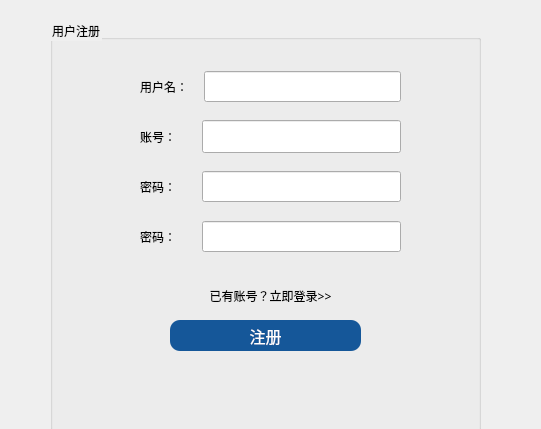
<?xml version="1.0" encoding="UTF-8"?>
<ui version="4.0">
 <class>register_</class>
 <widget class="QDialog" name="register_">
  <property name="geometry">
   <rect>
    <x>0</x>
    <y>0</y>
    <width>541</width>
    <height>429</height>
   </rect>
  </property>
  <property name="windowTitle">
   <string>Dialog</string>
  </property>
  <property name="styleSheet">
   <string notr="true">font-size:12px</string>
  </property>
  <widget class="QGroupBox" name="groupBox">
   <property name="geometry">
    <rect>
     <x>50</x>
     <y>20</y>
     <width>431</width>
     <height>411</height>
    </rect>
   </property>
   <property name="styleSheet">
    <string notr="true">font: 75 14pt &quot;微软雅黑&quot;;</string>
   </property>
   <property name="title">
    <string>用户注册</string>
   </property>
   <widget class="QWidget" name="layoutWidget">
    <property name="geometry">
     <rect>
      <x>90</x>
      <y>100</y>
      <width>261</width>
      <height>33</height>
     </rect>
    </property>
    <layout class="QHBoxLayout" name="horizontalLayout_2">
     <item>
      <widget class="QLabel" name="label_2">
       <property name="styleSheet">
        <string notr="true">height:25px;
width:25px;
font-size:12px</string>
       </property>
       <property name="text">
        <string>账号：      </string>
       </property>
      </widget>
     </item>
     <item>
      <widget class="QLineEdit" name="accountLineEdit">
       <property name="sizePolicy">
        <sizepolicy hsizetype="Expanding" vsizetype="Expanding">
         <horstretch>0</horstretch>
         <verstretch>0</verstretch>
        </sizepolicy>
       </property>
       <property name="styleSheet">
        <string notr="true">height:25px;
font-size:12px;
</string>
       </property>
      </widget>
     </item>
    </layout>
   </widget>
   <widget class="QWidget" name="layoutWidget_2">
    <property name="geometry">
     <rect>
      <x>90</x>
      <y>150</y>
      <width>261</width>
      <height>33</height>
     </rect>
    </property>
    <layout class="QHBoxLayout" name="horizontalLayout_3">
     <item>
      <widget class="QLabel" name="label_3">
       <property name="styleSheet">
        <string notr="true">height:25px;
width:25px;
font-size:12px</string>
       </property>
       <property name="text">
        <string>密码：      </string>
       </property>
      </widget>
     </item>
     <item>
      <widget class="QLineEdit" name="passwordLineEdit">
       <property name="styleSheet">
        <string notr="true">height:25px;
font-size:12px;
</string>
       </property>
      </widget>
     </item>
    </layout>
   </widget>
   <widget class="QWidget" name="layoutWidget_3">
    <property name="geometry">
     <rect>
      <x>90</x>
      <y>200</y>
      <width>261</width>
      <height>33</height>
     </rect>
    </property>
    <layout class="QHBoxLayout" name="horizontalLayout_4">
     <item>
      <widget class="QLabel" name="label_4">
       <property name="styleSheet">
        <string notr="true">height:25px;
width:25px;
font-size:12px</string>
       </property>
       <property name="text">
        <string>密码：      </string>
       </property>
      </widget>
     </item>
     <item>
      <widget class="QLineEdit" name="repeatPasswordLineEdit">
       <property name="styleSheet">
        <string notr="true">height:25px;
font-size:12px;
</string>
       </property>
      </widget>
     </item>
    </layout>
   </widget>
   <widget class="QPushButton" name="registerButton">
    <property name="geometry">
     <rect>
      <x>120</x>
      <y>300</y>
      <width>191</width>
      <height>31</height>
     </rect>
    </property>
    <property name="font">
     <font>
      <family>微软雅黑</family>
      <pointsize>-1</pointsize>
      <weight>9</weight>
      <italic>false</italic>
      <bold>false</bold>
     </font>
    </property>
    <property name="styleSheet">
     <string notr="true">    color: white;
    border-radius: 10px;
    background-color: rgb(21,87,153);
    background-clip: border-box;
    background-origin: border-box;
    box-shadow: none;
    padding: 0;
    border: 0;
	font-size:16px;</string>
    </property>
    <property name="text">
     <string>注册</string>
    </property>
   </widget>
   <widget class="QWidget" name="layoutWidget_4">
    <property name="geometry">
     <rect>
      <x>90</x>
      <y>50</y>
      <width>261</width>
      <height>33</height>
     </rect>
    </property>
    <layout class="QHBoxLayout" name="horizontalLayout">
     <item>
      <widget class="QLabel" name="label">
       <property name="styleSheet">
        <string notr="true">font-size:12px</string>
       </property>
       <property name="text">
        <string>用户名：   </string>
       </property>
      </widget>
     </item>
     <item>
      <widget class="QLineEdit" name="userNameLineEdit">
       <property name="styleSheet">
        <string notr="true">height:25px;
font-size:12px;
</string>
       </property>
      </widget>
     </item>
    </layout>
   </widget>
   <widget class="QPushButton" name="returnButton">
    <property name="geometry">
     <rect>
      <x>120</x>
      <y>260</y>
      <width>201</width>
      <height>31</height>
     </rect>
    </property>
    <property name="font">
     <font>
      <family>微软雅黑</family>
      <pointsize>-1</pointsize>
      <weight>9</weight>
      <italic>false</italic>
      <bold>false</bold>
     </font>
    </property>
    <property name="styleSheet">
     <string notr="true">    color: black;
    background-color: transparent;
    box-shadow: none;
    padding: 0;
    border: 0;
	font-size:12px;</string>
    </property>
    <property name="text">
     <string>已有账号？立即登录&gt;&gt;</string>
    </property>
   </widget>
  </widget>
 </widget>
 <resources/>
 <connections/>
</ui>
